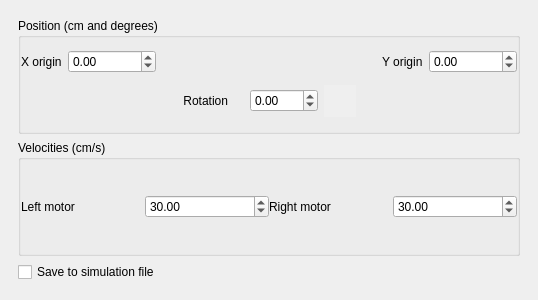
<?xml version="1.0" encoding="UTF-8"?>
<ui version="4.0">
 <class>RobotKineticsTab</class>
 <widget class="QewExtensibleDialog" name="RobotKineticsTab">
  <property name="geometry">
   <rect>
    <x>0</x>
    <y>0</y>
    <width>538</width>
    <height>300</height>
   </rect>
  </property>
  <property name="sizePolicy">
   <sizepolicy hsizetype="Preferred" vsizetype="Preferred">
    <horstretch>0</horstretch>
    <verstretch>0</verstretch>
   </sizepolicy>
  </property>
  <layout class="QVBoxLayout">
   <property name="spacing">
    <number>6</number>
   </property>
   <property name="leftMargin">
    <number>9</number>
   </property>
   <property name="topMargin">
    <number>9</number>
   </property>
   <property name="rightMargin">
    <number>9</number>
   </property>
   <property name="bottomMargin">
    <number>9</number>
   </property>
   <item>
    <widget class="QFrame" name="frame">
     <property name="frameShape">
      <enum>QFrame::NoFrame</enum>
     </property>
     <property name="frameShadow">
      <enum>QFrame::Raised</enum>
     </property>
     <layout class="QVBoxLayout">
      <property name="spacing">
       <number>6</number>
      </property>
      <property name="leftMargin">
       <number>9</number>
      </property>
      <property name="topMargin">
       <number>9</number>
      </property>
      <property name="rightMargin">
       <number>9</number>
      </property>
      <property name="bottomMargin">
       <number>9</number>
      </property>
      <item>
       <widget class="QGroupBox" name="GroupBox5">
        <property name="title">
         <string>Position (cm and degrees)</string>
        </property>
        <layout class="QVBoxLayout">
         <property name="spacing">
          <number>0</number>
         </property>
         <property name="leftMargin">
          <number>0</number>
         </property>
         <property name="topMargin">
          <number>0</number>
         </property>
         <property name="rightMargin">
          <number>0</number>
         </property>
         <property name="bottomMargin">
          <number>0</number>
         </property>
         <item>
          <layout class="QHBoxLayout">
           <property name="spacing">
            <number>6</number>
           </property>
           <property name="leftMargin">
            <number>0</number>
           </property>
           <property name="topMargin">
            <number>0</number>
           </property>
           <property name="rightMargin">
            <number>0</number>
           </property>
           <property name="bottomMargin">
            <number>0</number>
           </property>
           <item>
            <widget class="QLabel" name="TextLabel1">
             <property name="text">
              <string>X origin</string>
             </property>
             <property name="wordWrap">
              <bool>false</bool>
             </property>
            </widget>
           </item>
           <item>
            <widget class="QDoubleSpinBox" name="xFloatSpinBox">
             <property name="decimals">
              <number>2</number>
             </property>
             <property name="minimum">
              <double>-100000.000000000000000</double>
             </property>
             <property name="maximum">
              <double>100000.000000000000000</double>
             </property>
             <property name="singleStep">
              <double>10.000000000000000</double>
             </property>
             <property name="value">
              <double>0.000000000000000</double>
             </property>
            </widget>
           </item>
           <item>
            <spacer>
             <property name="orientation">
              <enum>Qt::Horizontal</enum>
             </property>
             <property name="sizeType">
              <enum>QSizePolicy::Expanding</enum>
             </property>
             <property name="sizeHint" stdset="0">
              <size>
               <width>50</width>
               <height>20</height>
              </size>
             </property>
            </spacer>
           </item>
           <item>
            <widget class="QLabel" name="TextLabel1_2">
             <property name="text">
              <string>Y origin</string>
             </property>
             <property name="wordWrap">
              <bool>false</bool>
             </property>
            </widget>
           </item>
           <item>
            <widget class="QDoubleSpinBox" name="yFloatSpinBox">
             <property name="decimals">
              <number>2</number>
             </property>
             <property name="minimum">
              <double>-100000.000000000000000</double>
             </property>
             <property name="maximum">
              <double>100000.000000000000000</double>
             </property>
             <property name="singleStep">
              <double>10.000000000000000</double>
             </property>
             <property name="value">
              <double>0.000000000000000</double>
             </property>
            </widget>
           </item>
          </layout>
         </item>
         <item>
          <layout class="QHBoxLayout">
           <property name="spacing">
            <number>6</number>
           </property>
           <property name="leftMargin">
            <number>0</number>
           </property>
           <property name="topMargin">
            <number>0</number>
           </property>
           <property name="rightMargin">
            <number>0</number>
           </property>
           <property name="bottomMargin">
            <number>0</number>
           </property>
           <item>
            <spacer>
             <property name="orientation">
              <enum>Qt::Horizontal</enum>
             </property>
             <property name="sizeType">
              <enum>QSizePolicy::Expanding</enum>
             </property>
             <property name="sizeHint" stdset="0">
              <size>
               <width>117</width>
               <height>20</height>
              </size>
             </property>
            </spacer>
           </item>
           <item>
            <layout class="QHBoxLayout">
             <property name="spacing">
              <number>6</number>
             </property>
             <property name="leftMargin">
              <number>0</number>
             </property>
             <property name="topMargin">
              <number>0</number>
             </property>
             <property name="rightMargin">
              <number>0</number>
             </property>
             <property name="bottomMargin">
              <number>0</number>
             </property>
             <item>
              <widget class="QLabel" name="TextLabel1_3">
               <property name="sizePolicy">
                <sizepolicy hsizetype="Preferred" vsizetype="Preferred">
                 <horstretch>2</horstretch>
                 <verstretch>0</verstretch>
                </sizepolicy>
               </property>
               <property name="text">
                <string>Rotation</string>
               </property>
               <property name="alignment">
                <set>Qt::AlignRight|Qt::AlignTrailing|Qt::AlignVCenter</set>
               </property>
               <property name="wordWrap">
                <bool>false</bool>
               </property>
              </widget>
             </item>
             <item>
              <spacer>
               <property name="orientation">
                <enum>Qt::Horizontal</enum>
               </property>
               <property name="sizeType">
                <enum>QSizePolicy::Preferred</enum>
               </property>
               <property name="sizeHint" stdset="0">
                <size>
                 <width>16</width>
                 <height>20</height>
                </size>
               </property>
              </spacer>
             </item>
             <item>
              <widget class="QDoubleSpinBox" name="rotationFloatSpinBox">
               <property name="sizePolicy">
                <sizepolicy hsizetype="Minimum" vsizetype="Fixed">
                 <horstretch>1</horstretch>
                 <verstretch>0</verstretch>
                </sizepolicy>
               </property>
               <property name="decimals">
                <number>2</number>
               </property>
               <property name="minimum">
                <double>-359.990000000000009</double>
               </property>
               <property name="maximum">
                <double>359.990000000000009</double>
               </property>
               <property name="singleStep">
                <double>1.000000000000000</double>
               </property>
               <property name="value">
                <double>0.000000000000000</double>
               </property>
              </widget>
             </item>
             <item>
              <widget class="QLabel" name="rotationPixmap">
               <property name="sizePolicy">
                <sizepolicy hsizetype="Fixed" vsizetype="Fixed">
                 <horstretch>0</horstretch>
                 <verstretch>0</verstretch>
                </sizepolicy>
               </property>
               <property name="minimumSize">
                <size>
                 <width>32</width>
                 <height>32</height>
                </size>
               </property>
               <property name="autoFillBackground">
                <bool>true</bool>
               </property>
               <property name="frameShape">
                <enum>QFrame::NoFrame</enum>
               </property>
               <property name="frameShadow">
                <enum>QFrame::Raised</enum>
               </property>
               <property name="pixmap">
                <pixmap resource="../../imagenes/icons.qrc">:/icons/rotate_cw.png</pixmap>
               </property>
               <property name="scaledContents">
                <bool>true</bool>
               </property>
               <property name="wordWrap">
                <bool>false</bool>
               </property>
              </widget>
             </item>
            </layout>
           </item>
           <item>
            <spacer>
             <property name="orientation">
              <enum>Qt::Horizontal</enum>
             </property>
             <property name="sizeType">
              <enum>QSizePolicy::Expanding</enum>
             </property>
             <property name="sizeHint" stdset="0">
              <size>
               <width>127</width>
               <height>20</height>
              </size>
             </property>
            </spacer>
           </item>
          </layout>
         </item>
        </layout>
       </widget>
      </item>
      <item>
       <widget class="QGroupBox" name="GroupBox6">
        <property name="title">
         <string>Velocities (cm/s)</string>
        </property>
        <layout class="QHBoxLayout">
         <property name="spacing">
          <number>0</number>
         </property>
         <property name="leftMargin">
          <number>0</number>
         </property>
         <property name="topMargin">
          <number>0</number>
         </property>
         <property name="rightMargin">
          <number>0</number>
         </property>
         <property name="bottomMargin">
          <number>0</number>
         </property>
         <item>
          <widget class="QLabel" name="TextLabel1_4_2">
           <property name="text">
            <string>Left motor</string>
           </property>
           <property name="wordWrap">
            <bool>false</bool>
           </property>
          </widget>
         </item>
         <item>
          <widget class="QDoubleSpinBox" name="velLFloatSpinBox">
           <property name="decimals">
            <number>2</number>
           </property>
           <property name="minimum">
            <double>-10000.000000000000000</double>
           </property>
           <property name="maximum">
            <double>10000.000000000000000</double>
           </property>
           <property name="singleStep">
            <double>1.000000000000000</double>
           </property>
           <property name="value">
            <double>30.000000000000000</double>
           </property>
          </widget>
         </item>
         <item>
          <widget class="QLabel" name="TextLabel1_4">
           <property name="text">
            <string>Right motor</string>
           </property>
           <property name="wordWrap">
            <bool>false</bool>
           </property>
          </widget>
         </item>
         <item>
          <widget class="QDoubleSpinBox" name="velRFloatSpinBox">
           <property name="decimals">
            <number>2</number>
           </property>
           <property name="minimum">
            <double>-10000.000000000000000</double>
           </property>
           <property name="maximum">
            <double>10000.000000000000000</double>
           </property>
           <property name="singleStep">
            <double>1.000000000000000</double>
           </property>
           <property name="value">
            <double>30.000000000000000</double>
           </property>
          </widget>
         </item>
        </layout>
       </widget>
      </item>
      <item>
       <widget class="QCheckBox" name="saveCheckBox">
        <property name="text">
         <string>Save to simulation file</string>
        </property>
       </widget>
      </item>
     </layout>
    </widget>
   </item>
  </layout>
 </widget>
 <layoutdefault spacing="6" margin="11"/>
 <customwidgets>
  <customwidget>
   <class>QewExtensibleDialog</class>
   <extends>QDialog</extends>
   <header>qewextensibledialog.h</header>
   <container>1</container>
  </customwidget>
 </customwidgets>
 <tabstops>
  <tabstop>xFloatSpinBox</tabstop>
  <tabstop>yFloatSpinBox</tabstop>
  <tabstop>rotationFloatSpinBox</tabstop>
  <tabstop>velLFloatSpinBox</tabstop>
  <tabstop>velRFloatSpinBox</tabstop>
  <tabstop>saveCheckBox</tabstop>
 </tabstops>
 <resources>
  <include location="../../imagenes/icons.qrc"/>
 </resources>
 <connections/>
</ui>
